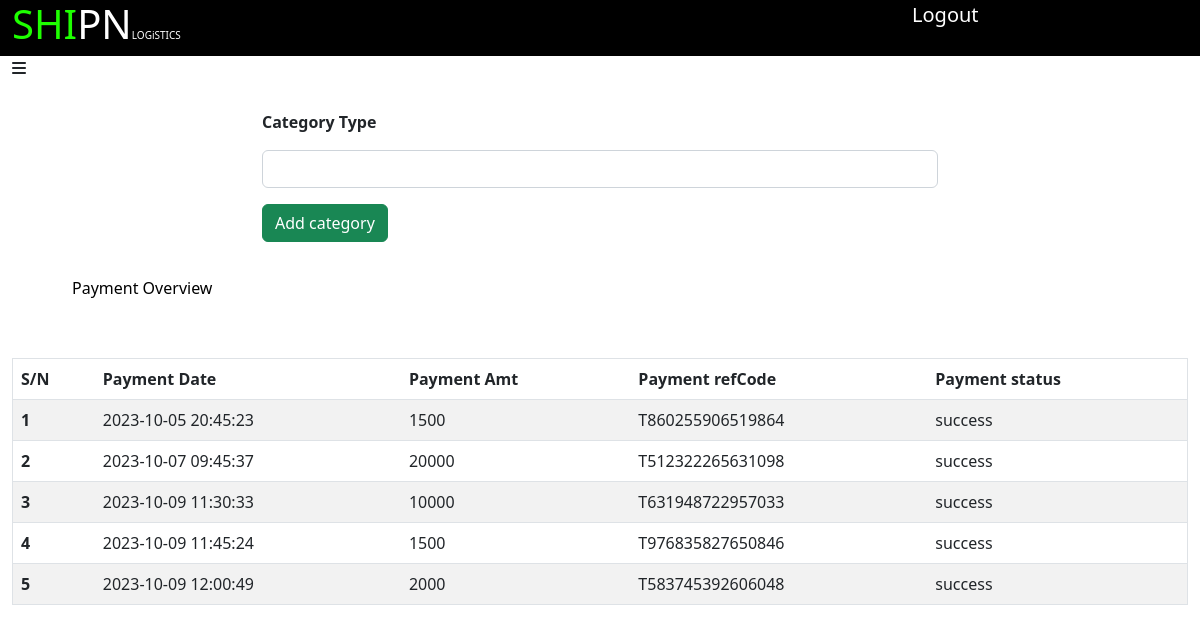
Page /admin/addcat.php (signed in) on the committed database.
### tables this page shows
CREATE TABLE `payments` (
  `pay_id` int(11) NOT NULL,
  `pay_date` datetime NOT NULL DEFAULT current_timestamp(),
  `pay_amount` float NOT NULL,
  `pay_refcode` varchar(225) NOT NULL,
  `pay_data` text NOT NULL,
  `user_payid` int(11) NOT NULL,
  `prod_payid` int(11) NOT NULL,
  `pay_status` varchar(50) NOT NULL
);

### admin/classes/Db.php (called while the page is built, shortened)
<?php
class Db{
    private $dbHost=DBHOST;
    private $dbUser=DBUSER;
    private $dbName=DBNAME;
    private $dbPassword=DBPASS;
   public $conn;
   public function connect(){
      $dsn="mysql:host=$this->dbHost;dbname=$this->dbName";
      $options=[
        PDO::ATTR_ERRMODE=>PDO::ERRMODE_EXCEPTION
      ];
      try {
       $this->conn=new PDO($dsn,$this->dbUser,$this->dbPassword,$options);
       } catch (Exception $e) {
        echo $e->getMessage();
      }
       return $this->conn;
   }
}
?>

### admin/classes/Payment.php (called while the page is built)
<?php
include_once "Db.php";
class Payment extends Db{
public function fetch_payment(){
    $sql="SELECT * FROM payments";
    $stmt=$this->connect()->prepare($sql);
    $stmt->execute();
    $payment=$stmt->fetchAll(PDO::FETCH_ASSOC);
    return $payment;
}
}
?>

### admin/addcat.php (the view, shortened to what this page needs)
<?php
   include_once "classes/Payment.php";
          $pay1= new Payment();
          $payments=$pay1->fetch_payment();
?>
<!DOCTYPE html>
<html lang="en">
<head>
    <link href="assets/bootstrap/css/bootstrap.min.css" rel="stylesheet" type="text/css">
    <link href="assets/fontawesome/css/all.min.css" rel="stylesheet" type="text/css">
</head>
   <body>
   <div class="container-fluid">
        <div class="row" style="background-color: black;">
            <div class="col-md-8">
                      <h1>SHI<span>PN</span><span style="font-size: 10px;">LOGiSTICS</span></h1>
                      </div>
                      <div class="col-md-4">
                        <a href="signin.php" style="text-decoration:none;color:white;padding-left:100px;font-size:20px">Logout</a>
                      </div>
                    </div>
   <div>
<i class="fa-solid fa-bars text-dark" data-bs-toggle="offcanvas" data-bs-target="#offcanvasExample" aria-controls="offcanvasExample">
</i>
</div>
                        <div class="row">
                        <div class="col-12 mb-4" style="width:700px; margin:auto">
                        <form action="process/addcat_process.php" method="post">
                          <div style="margin-top:30px">
                          <b><label for="cat"> Category Type</label></b>
                    <input type="text" name="cat" id="cat" class="form-control my-3">
                    </div>
                     <button type="submit" name="subcat"class="btn btn-success">Add category</button>
                        </form>
                 </div>
                 </div>
                     <div class="row">
                     <div class="col-12 adminn">
                     <p style="color: black; padding:10px 60px;">Payment Overview</p>
                     <table class="table table-striped my-5" border=1>
                        <thead>
                            <th>S/N</th>
                            <th>Payment Date</th>
                            <th>Payment Amt</th>
                            <th>Payment refCode</th>
                            <th>Payment status</th>
                        </thead>
                        <?php $sn= 1  ?>
                        <?php  foreach($payments as $payd){  ;?>
                        <tr>
                        <th><?php echo $sn++?></th>
                         <td><?php echo $payd["pay_date"]?></td>
                         <td><?php echo $payd["pay_amount"]?></td>
                         <td><?php echo $payd["pay_refcode"]?></td>
                         <td><?php echo $payd["pay_status"]?></td>
                        </tr>
                        <?php    }  ; ?>
                     </table>
                         </div>
                      </div>
                     </div>
   </body>
</html>

### rows in the picture
payments: pay_date "2023-10-05 20:45:23", pay_amount "1500", pay_refcode "T860255906519864", pay_status "success"
payments: pay_date "2023-10-07 09:45:37", pay_amount "20000", pay_refcode "T512322265631098", pay_status "success"
payments: pay_date "2023-10-09 11:30:33", pay_amount "10000", pay_refcode "T631948722957033", pay_status "success"
payments: pay_date "2023-10-09 11:45:24", pay_amount "1500", pay_refcode "T976835827650846", pay_status "success"
payments: pay_date "2023-10-09 12:00:49", pay_amount "2000", pay_refcode "T583745392606048", pay_status "success"
